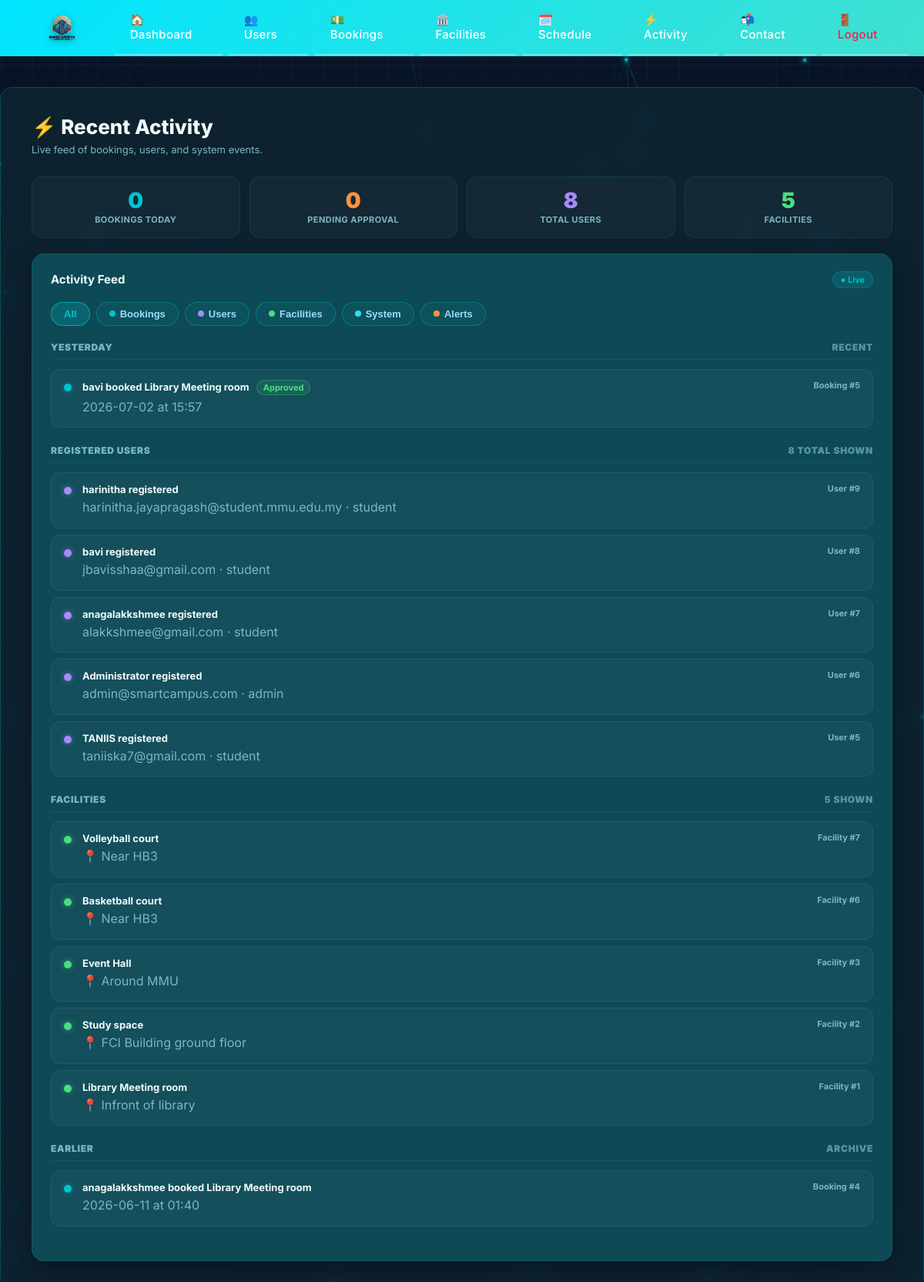
/admin/activity (signed in), run on the app's committed database.
### tables this page shows
CREATE TABLE bookings (
        id INTEGER PRIMARY KEY AUTOINCREMENT,
        user_id INTEGER,
        facility_id INTEGER,
        date TEXT,
        time TEXT,
        status TEXT,
        is_approved INTEGER DEFAULT 0
    , facility_title TEXT, created_at TEXT DEFAULT (datetime('now')));

CREATE TABLE users (
        id INTEGER PRIMARY KEY AUTOINCREMENT,
        name TEXT,
        username TEXT UNIQUE,
        email TEXT UNIQUE,
        password TEXT,
        role TEXT DEFAULT 'student'
    );

CREATE TABLE facilities (
        id INTEGER PRIMARY KEY AUTOINCREMENT,
        name TEXT,
        location TEXT,
        description TEXT,
        image_filenames TEXT DEFAULT ''
    , category TEXT DEFAULT 'others', capacity INTEGER DEFAULT 0, view_360_filename TEXT DEFAULT '');

### app.py (the view)
@app.route("/admin/activity")
def admin_activity():
    guard = require_admin()
    if guard: return guard
    conn = get_db()
    today = malaysia_now().strftime("%Y-%m-%d")
    yesterday = (malaysia_now() - timedelta(days=1)).strftime("%Y-%m-%d")
    bookings = conn.execute("""
        SELECT b.id, u.name AS user_name, f.name AS facility_name,
               b.date, b.time, b.status, b.is_approved
        FROM bookings b
        JOIN users u ON b.user_id = u.id
        JOIN facilities f ON b.facility_id = f.id
        ORDER BY b.id DESC LIMIT 30
    """).fetchall()
    users = conn.execute("""
        SELECT id, name, email, role FROM users ORDER BY id DESC LIMIT 20
    """).fetchall()
    facilities = conn.execute("""
        SELECT id, name, location FROM facilities ORDER BY id DESC LIMIT 10
    """).fetchall()
    total_bookings_today = conn.execute(
        "SELECT COUNT(*) as cnt FROM bookings WHERE date=?", (today,)
    ).fetchone()["cnt"]
    pending = conn.execute(
        "SELECT COUNT(*) as cnt FROM bookings WHERE is_approved=0 AND status != 'canceled'"
    ).fetchone()["cnt"]
    total_users = conn.execute("SELECT COUNT(*) as cnt FROM users").fetchone()["cnt"]
    total_facilities = conn.execute("SELECT COUNT(*) as cnt FROM facilities").fetchone()["cnt"]
    conn.close()
    return render_template("admin_activity.html",
        bookings=bookings, users=users, facilities=facilities,
        today=today, yesterday=yesterday,
        total_bookings_today=total_bookings_today,
        pending=pending, total_users=total_users,
        total_facilities=total_facilities,
    )

### app.py (called while the page is built)
def malaysia_now():
    return datetime.now(MALAYSIA_TZ)

def get_db():
    conn = sqlite3.connect("database.db")
    conn.row_factory = sqlite3.Row
    return conn

def require_admin():
    if "user_id" not in session:
        flash("Please log in as admin.")
        return redirect('/admin-login')
    if session.get("role") != "admin":
        session.clear()
        session.modified = True
        flash("Access denied. Please log in as admin.")
        return redirect('/admin-login')
    return None

### smart campus/templates/admin_activity.html (shortened to what this page needs)
{% extends "base.html" %}
{% block content %}
<div class="act-header">
  <h1>⚡ Recent Activity</h1>
  <p>Live feed of bookings, users, and system events.</p>
</div>
<div class="stat-strip">
  <div class="stat-card">
    <div class="num">{{ total_bookings_today }}</div>
    <div class="lbl">Bookings Today</div>
  </div>
  <div class="stat-card orange">
    <div class="num">{{ pending }}</div>
    <div class="lbl">Pending Approval</div>
  </div>
  <div class="stat-card purple">
    <div class="num">{{ total_users }}</div>
    <div class="lbl">Total Users</div>
  </div>
  <div class="stat-card green">
    <div class="num">{{ total_facilities }}</div>
    <div class="lbl">Facilities</div>
  </div>
</div>
<div class="panel">
  <div class="panel-header">
    <div class="panel-title">Activity Feed</div>
    <div class="panel-badge">● Live</div>
  </div>
  <div class="filters">
    <button class="fbtn active" type="button" data-type="all">All</button>
    <button class="fbtn" type="button" data-type="Bookings"><span class="fdot fdot-bookings"></span>Bookings</button>
    <button class="fbtn" type="button" data-type="Users"><span class="fdot fdot-users"></span>Users</button>
    <button class="fbtn" type="button" data-type="Facilities"><span class="fdot fdot-facilities"></span>Facilities</button>
    <button class="fbtn" type="button" data-type="System"><span class="fdot fdot-system"></span>System</button>
    <button class="fbtn" type="button" data-type="Alerts"><span class="fdot fdot-alerts"></span>Alerts</button>
  </div>
  <div id="activity">
    {% set today_bookings = bookings | selectattr('date', 'equalto', today) | list %}
    {% set yest_bookings = bookings | selectattr('date', 'equalto', yesterday) | list %}
    {% if yest_bookings %}
    <div class="day-block">
      <div class="day-head">
        <div class="day-title">Yesterday</div>
        <div class="day-title" style="opacity:.7;">Recent</div>
      </div>
      <div class="cards">
        {% for b in yest_bookings %}
        <div class="card" data-type="Bookings">
          <div class="dot c-bookings"></div>
          <div class="card-body">
            <div class="card-title">
              {{ b['user_name'] }} booked {{ b['facility_name'] }}
              {% if b['is_approved'] == 1 %}
                <span class="status-pill sp-approved">Approved</span>
              {% elif b['status'] == 'canceled' %}
                <span class="status-pill sp-canceled">Canceled</span>
              {% else %}
                <span class="status-pill sp-pending">Pending</span>
              {% endif %}
            </div>
            <p class="card-sub">{{ b['date'] }} at {{ b['time'] or '—' }}</p>
          </div>
          <div class="card-meta">Booking #{{ b['id'] }}</div>
        </div>
        {% endfor %}
      </div>
    </div>
    {% endif %}
    {% if users %}
    <div class="day-block">
      <div class="day-head">
        <div class="day-title">Registered Users</div>
        <div class="day-title" style="opacity:.7;">{{ users|length }} total shown</div>
      </div>
      <div class="cards">
        {% for u in users[:5] %}
        <div class="card" data-type="Users">
          <div class="dot c-users"></div>
          <div class="card-body">
            <div class="card-title">{{ u['name'] or 'Unknown' }} registered</div>
            <p class="card-sub">{{ u['email'] or '—' }} · {{ u['role'] or 'student' }}</p>
          </div>
          <div class="card-meta">User #{{ u['id'] }}</div>
        </div>
        {% endfor %}
      </div>
    </div>
    {% endif %}
    {% if facilities %}
    <div class="day-block">
      <div class="day-head">
        <div class="day-title">Facilities</div>
        <div class="day-title" style="opacity:.7;">{{ facilities|length }} shown</div>
      </div>
      <div class="cards">
        {% for f in facilities %}
        <div class="card" data-type="Facilities">
          <div class="dot c-facilities"></div>
          <div class="card-body">
            <div class="card-title">{{ f['name'] }}</div>
            <p class="card-sub">📍 {{ f['location'] or '—' }}</p>
          </div>
          <div class="card-meta">Facility #{{ f['id'] }}</div>
        </div>
        {% endfor %}
      </div>
    </div>
    {% endif %}
    {% set older = bookings | rejectattr('date', 'equalto', today) | rejectattr('date', 'equalto', yesterday) | list %}
    {% if older %}
    <div class="day-block">
      <div class="day-head">
        <div class="day-title">Earlier</div>
        <div class="day-title" style="opacity:.7;">Archive</div>
      </div>
      <div class="cards">
        {% for b in older[:5] %}
        <div class="card" data-type="Bookings">
          <div class="dot c-bookings"></div>
          <div class="card-body">
            <div class="card-title">{{ b['user_name'] }} booked {{ b['facility_name'] }}</div>
            <p class="card-sub">{{ b['date'] }} at {{ b['time'] or '—' }}</p>
          </div>
          <div class="card-meta">Booking #{{ b['id'] }}</div>
        </div>
        {% endfor %}
      </div>
    </div>
    {% endif %}
  </div>
</div>
{% endblock %}

### static/admin.css (style rules this page uses)
* { margin: 0; padding: 0; box-sizing: border-box; }
body { font-family: 'Inter', sans-serif; background: radial-gradient(1200px 700px at 15% 15%, rgba(0, 196, 204, 0.22), rgba(0, 196, 204, 0) 60%), radial-gradient(1000px 600px at 85% 25%, rgba(45, 224, 232, 0.18), rgba(45, 224, 232, 0) 55%), radial-gradient(900px 600px at 50% 90%, rgba(0, 196, 204, 0.14), rgba(0, 196, 204, 0) 58%), linear-gradient(135deg, #0a1628 0%, #0a1628 35%, #112d36 70%, #1a3d4a 100%); background-attachment: fixed; color: #c5cdd5; min-height: 100vh; overflow-x: hidden; }
.container, .panel { background: rgba(17, 45, 54, 0.55); backdrop-filter: blur(12px); border: 1px solid rgba(0, 196, 204, 0.25); box-shadow: 0 8px 32px rgba(0, 0, 0, 0.35); }
.container h1 { font-size: 32px; font-weight: 700; color: #ffffff; margin-bottom: 8px; }
.container p { font-size: 16px; line-height: 1.6; }
.stat-card { background: linear-gradient(135deg, rgba(76,175,80,0.15), rgba(76,175,80,0.05)); border: 1px solid rgba(0, 196, 204, 0.28); border-radius: 12px; padding: 24px; text-align: center; transition: transform 0.3s ease; }
button { margin-top: 15px; padding: 12px; width: 100%; background: linear-gradient(135deg, #1f3a44, #2c5364); color: white; border: none; border-radius: 8px; cursor: pointer; }

### data on the page
bookings: user_name "bavi", facility_name "Library Meeting room", is_approved "Approved", date "2026-07-02", time "15:57", id "5"
users: name "harinitha", email "harinitha.jayapragash@student.mmu.edu.my", role "student", id "9"
users: name "bavi", email "jbavisshaa@gmail.com", role "student", id "8"
users: name "anagalakkshmee", email "alakkshmee@gmail.com", role "student", id "7"
users: name "Administrator", email "admin@smartcampus.com", role "admin", id "6"
users: name "TANIIS", email "taniiska7@gmail.com", role "student", id "5"
facilities: name "Volleyball court", location "Near HB3", id "7"
facilities: name "Basketball court", location "Near HB3", id "6"
facilities: name "Event Hall", location "Around MMU", id "3"
facilities: name "Study space", location "FCI Building ground floor", id "2"
facilities: name "Library Meeting room", location "Infront of library", id "1"
bookings: user_name "anagalakkshmee", facility_name "Library Meeting room", date "2026-06-11", time "01:40", id "4"

### other printed values
{{ total_bookings_today }} "0"
{{ pending }} "0"
{{ total_users }} "8"
{{ total_facilities }} "5"
{{ users|length }} "8"
{{ facilities|length }} "5"
